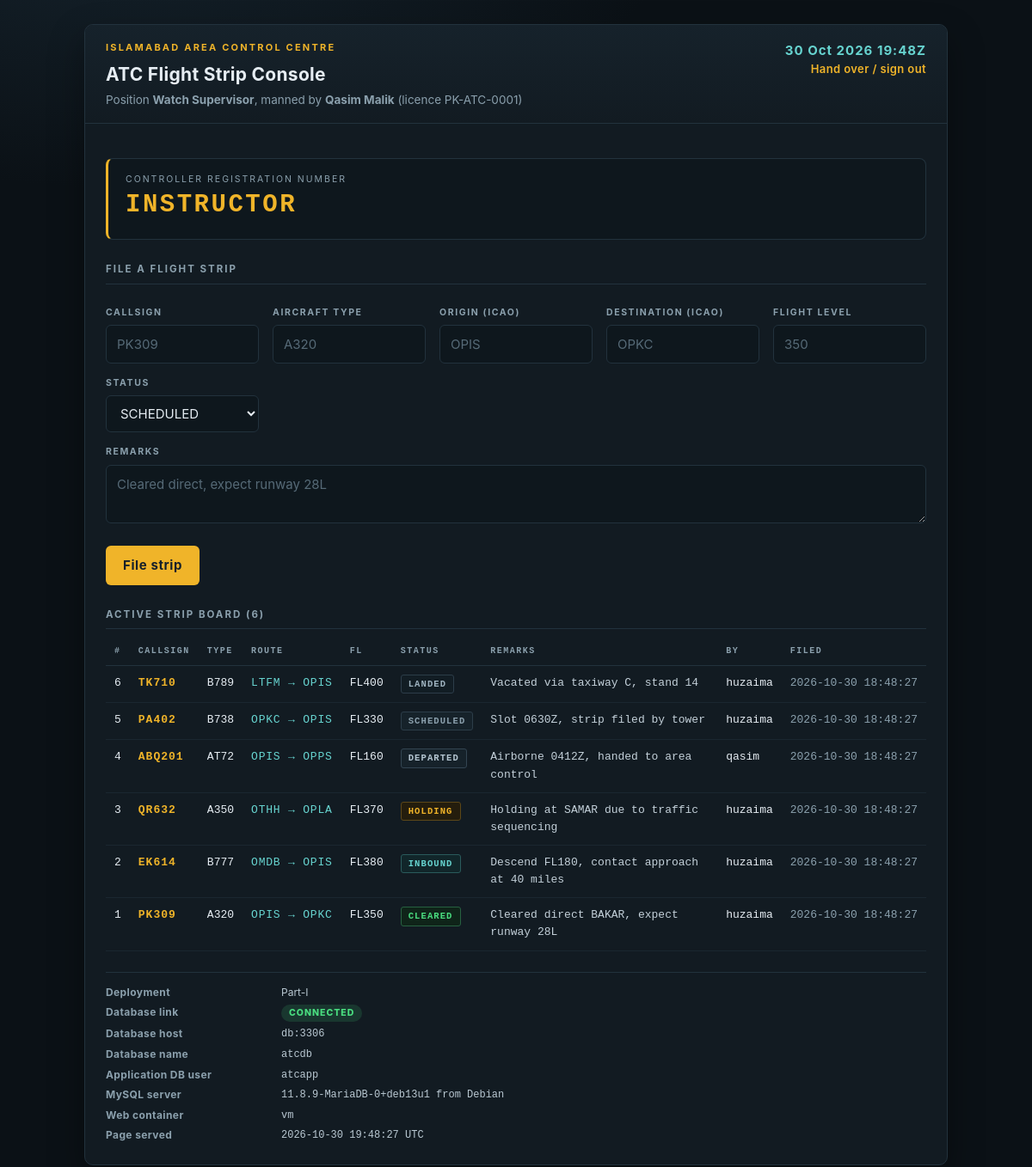
Page /home.php (signed in) on the committed database.
### tables this page shows
CREATE TABLE IF NOT EXISTS flight_strips (
  id            INT AUTO_INCREMENT PRIMARY KEY,
  controller_id INT          NOT NULL,
  callsign      VARCHAR(12)  NOT NULL,
  aircraft_type VARCHAR(12)      NULL,
  origin        CHAR(4)      NOT NULL,
  destination   CHAR(4)      NOT NULL,
  flight_level  SMALLINT         NULL,
  status        ENUM('SCHEDULED','INBOUND','HOLDING','CLEARED','DEPARTED','LANDED')
                NOT NULL DEFAULT 'SCHEDULED',
  remarks       VARCHAR(255)     NULL,
  filed_at      TIMESTAMP    NOT NULL DEFAULT CURRENT_TIMESTAMP,
  CONSTRAINT fk_strip_controller FOREIGN KEY (controller_id)
    REFERENCES controllers (id) ON DELETE CASCADE,
  INDEX idx_strip_callsign (callsign),
  INDEX idx_strip_status (status)
);

CREATE TABLE IF NOT EXISTS controllers (
  id            INT AUTO_INCREMENT PRIMARY KEY,
  username      VARCHAR(50)  NOT NULL UNIQUE,
  password_hash VARCHAR(255) NOT NULL,
  full_name     VARCHAR(100) NOT NULL,
  reg_no        VARCHAR(30)  NOT NULL,
  position      VARCHAR(40)  NOT NULL,
  licence_no    VARCHAR(30)  NOT NULL,
  created_at    TIMESTAMP    NOT NULL DEFAULT CURRENT_TIMESTAMP
);

### db.php (called while the page is built, shortened)
<?php
function db_config(): array
{
    return [
        'host' => getenv('DB_HOST') ?: 'db',
        'port' => getenv('DB_PORT') ?: '3306',
        'name' => getenv('DB_NAME') ?: 'atcdb',
        'user' => getenv('DB_USER') ?: 'atcapp',
        'pass' => getenv('DB_PASS') ?: 'Atcapp_2026',
    ];
}
function app_part(): string
{
    return getenv('APP_PART') ?: 'Part-I';
}
function db(): PDO
{
    static $pdo = null;
    if ($pdo instanceof PDO) {
        return $pdo;
    }
    $cfg = db_config();
    $dsn = sprintf(
        'mysql:host=%s;port=%s;dbname=%s;charset=utf8mb4',
        $cfg['host'],
        $cfg['port'],
        $cfg['name']
    );
    $lastMessage = 'unknown error';
    for ($attempt = 1; $attempt <= 10; $attempt++) {
        try {
            $pdo = new PDO($dsn, $cfg['user'], $cfg['pass'], [
                PDO::ATTR_ERRMODE            => PDO::ERRMODE_EXCEPTION,
                PDO::ATTR_DEFAULT_FETCH_MODE => PDO::FETCH_ASSOC,
                PDO::ATTR_EMULATE_PREPARES   => false,
            ]);
            return $pdo;
        } catch (PDOException $e) {
            $lastMessage = $e->getMessage();
            sleep(2);
        }
    }
    throw new RuntimeException('Database not reachable: ' . $lastMessage);
}
function db_status(): array
{
    $cfg = db_config();
    try {
        $pdo = db();
        return [
            'connected'   => true,
            'server'      => $pdo->query('SELECT VERSION()')->fetchColumn(),
            'host'        => $cfg['host'] . ':' . $cfg['port'],
            'database'    => $cfg['name'],
            'user'        => $cfg['user'],
            'controllers' => (int) $pdo->query('SELECT COUNT(*) FROM controllers')->fetchColumn(),
            'strips'      => (int) $pdo->query('SELECT COUNT(*) FROM flight_strips')->fetchColumn(),
        ];
    } catch (Throwable $e) {
        return [
            'connected' => false,
            'host'      => $cfg['host'] . ':' . $cfg['port'],
            'database'  => $cfg['name'],
            'user'      => $cfg['user'],
            'error'     => $e->getMessage(),
        ];
    }
}
function e(?string $value): string
{
    return htmlspecialchars((string) $value, ENT_QUOTES, 'UTF-8');
}
function utc_clock(): string
{
    return gmdate('d M Y H:i') . 'Z';
}

### home.php (the view, shortened to what this page needs)
<?php
require __DIR__ . '/db.php';
$error  = '';
$strips = [];
try {
    $stmt = db()->prepare(
        'SELECT s.id, s.callsign, s.aircraft_type, s.origin, s.destination,
                s.flight_level, s.status, s.remarks, s.filed_at, c.username
           FROM flight_strips s
           JOIN controllers c ON c.id = s.controller_id
          ORDER BY s.filed_at DESC, s.id DESC
          LIMIT 50'
    );
    $stmt->execute();
    $strips = $stmt->fetchAll();
} catch (Throwable $e) {
    $error = $error ?: 'Could not load the strip board: ' . $e->getMessage();
}
$status = db_status();
?>
<!DOCTYPE html>
<html lang="en">
<head>
<link rel="stylesheet" href="style.css">
</head>
<body>
<div class="shell">
  <div class="panel">
    <div class="panel-head">
      <div class="topbar">
        <div>
          <div class="course">Islamabad Area Control Centre</div>
          <h1>ATC Flight Strip Console</h1>
          <p class="sub">
            Position <strong><?= e($_SESSION['position']) ?></strong>, manned by
            <strong><?= e($_SESSION['full_name']) ?></strong>
            (licence <?= e($_SESSION['licence_no']) ?>)
          </p>
        </div>
        <div class="clock">
          <strong><?= e(utc_clock()) ?></strong>
          <a href="logout.php">Hand over / sign out</a>
        </div>
      </div>
    </div>
    <div class="panel-body">
      <div class="reg-plate">
        <div class="label">Controller Registration Number</div>
        <div class="value"><?= e($_SESSION['reg_no']) ?></div>
      </div>
      <h2>File a flight strip</h2>
      <form method="post" action="home.php" autocomplete="off">
        <div class="grid">
          <div>
            <label for="callsign">Callsign</label>
            <input type="text" id="callsign" name="callsign" maxlength="12"
                   placeholder="PK309" required>
          </div>
          <div>
            <label for="aircraft">Aircraft type</label>
            <input type="text" id="aircraft" name="aircraft" maxlength="12"
                   placeholder="A320">
          </div>
          <div>
            <label for="origin">Origin (ICAO)</label>
            <input type="text" id="origin" name="origin" maxlength="4"
                   placeholder="OPIS" required>
          </div>
          <div>
            <label for="destination">Destination (ICAO)</label>
            <input type="text" id="destination" name="destination" maxlength="4"
                   placeholder="OPKC" required>
          </div>
          <div>
            <label for="level">Flight level</label>
            <input type="number" id="level" name="level" min="0" max="600"
                   placeholder="350">
          </div>
          <div>
            <label for="status">Status</label>
            <select id="status" name="status" required>
              <?php foreach (STRIP_STATUSES as $option): ?>
                <option value="<?= e($option) ?>"><?= e($option) ?></option>
              <?php endforeach; ?>
            </select>
          </div>
        </div>
        <label for="remarks">Remarks</label>
        <textarea id="remarks" name="remarks" maxlength="255"
                  placeholder="Cleared direct, expect runway 28L"></textarea>
        <button type="submit">File strip</button>
      </form>
      <h2>Active strip board (<?= count($strips) ?>)</h2>
      <?php if (!$strips): ?>
        <p class="sub">No strips on the board. File the first one above.</p>
      <?php else: ?>
        <table class="board">
          <thead>
            <tr>
              <th>#</th><th>Callsign</th><th>Type</th><th>Route</th>
              <th>FL</th><th>Status</th><th>Remarks</th><th>By</th><th>Filed</th>
            </tr>
          </thead>
          <tbody>
          <?php foreach ($strips as $strip): ?>
            <tr>
              <td class="strip-id"><?= (int) $strip['id'] ?></td>
              <td class="callsign"><?= e($strip['callsign']) ?></td>
              <td><?= e($strip['aircraft_type'] ?? '-') ?></td>
              <td class="route"><?= e($strip['origin']) ?> &rarr; <?= e($strip['destination']) ?></td>
              <td><?= $strip['flight_level'] !== null ? 'FL' . (int) $strip['flight_level'] : '-' ?></td>
              <td><span class="tag <?= e($strip['status']) ?>"><?= e($strip['status']) ?></span></td>
              <td class="remarks"><?= e($strip['remarks'] ?? '') ?></td>
              <td><?= e($strip['username']) ?></td>
              <td class="when"><?= e($strip['filed_at']) ?></td>
            </tr>
          <?php endforeach; ?>
          </tbody>
        </table>
      <?php endif; ?>
      <div class="meta">
        <dl>
          <dt>Deployment</dt><dd><?= e(app_part()) ?></dd>
          <dt>Database link</dt>
          <dd>
            <?php if ($status['connected']): ?>
              <span class="pill up">CONNECTED</span>
            <?php else: ?>
              <span class="pill down">NO LINK</span>
            <?php endif; ?>
          </dd>
          <dt>Database host</dt><dd class="mono"><?= e($status['host']) ?></dd>
          <dt>Database name</dt><dd class="mono"><?= e($status['database']) ?></dd>
          <dt>Application DB user</dt><dd class="mono"><?= e($status['user']) ?></dd>
          <?php if ($status['connected']): ?>
            <dt>MySQL server</dt><dd class="mono"><?= e($status['server']) ?></dd>
          <?php endif; ?>
          <dt>Web container</dt><dd class="mono"><?= e(gethostname()) ?></dd>
          <dt>Page served</dt><dd class="mono"><?= e(date('Y-m-d H:i:s T')) ?></dd>
        </dl>
      </div>
    </div>
  </div>
</div>
</body>
</html>

### rows in the picture
flight_strips: id "6", callsign "TK710", aircraft_type "B789", origin "LTFM", destination "OPIS", flight_level "400", status "LANDED", remarks "Vacated via taxiway C, stand 14", controller.username "huzaima", filed_at "2026-10-30 18:48:27"
flight_strips: id "5", callsign "PA402", aircraft_type "B738", origin "OPKC", destination "OPIS", flight_level "330", status "SCHEDULED", remarks "Slot 0630Z, strip filed by tower", controller.username "huzaima", filed_at "2026-10-30 18:48:27"
flight_strips: id "4", callsign "ABQ201", aircraft_type "AT72", origin "OPIS", destination "OPPS", flight_level "160", status "DEPARTED", remarks "Airborne 0412Z, handed to area control", controller.username "qasim", filed_at "2026-10-30 18:48:27"
flight_strips: id "3", callsign "QR632", aircraft_type "A350", origin "OTHH", destination "OPLA", flight_level "370", status "HOLDING", remarks "Holding at SAMAR due to traffic sequencing", controller.username "huzaima", filed_at "2026-10-30 18:48:27"
flight_strips: id "2", callsign "EK614", aircraft_type "B777", origin "OMDB", destination "OPIS", flight_level "380", status "INBOUND", remarks "Descend FL180, contact approach at 40 miles", controller.username "huzaima", filed_at "2026-10-30 18:48:27"
flight_strips: id "1", callsign "PK309", aircraft_type "A320", origin "OPIS", destination "OPKC", flight_level "350", status "CLEARED", remarks "Cleared direct BAKAR, expect runway 28L", controller.username "huzaima", filed_at "2026-10-30 18:48:27"

### other values in the picture
$_SESSION['position'] "Watch Supervisor"
$_SESSION['full_name'] "Qasim Malik"
$_SESSION['licence_no'] "PK-ATC-0001"
utc_clock() "30 Oct 2026 19:48Z"
$_SESSION['reg_no'] "INSTRUCTOR"
count($strips) "6"
app_part() "Part-I"
$status['host'] "db:3306"
$status['database'] "atcdb"
$status['user'] "atcapp"
$status['server'] "11.8.9-MariaDB-0+deb13u1 from Debian"
gethostname() "vm"
form field status "SCHEDULED"
